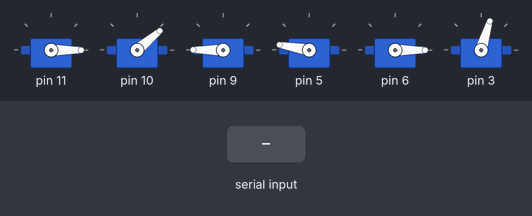
The sketch below on a simulated Arduino Uno, built with avr-gcc and run on an emulated ATmega328P. On the bench: 6 × servo. The test bench sets the inputs (shaded band).

Above: at 7.2 s.
7.3 s: "90,45,200\n" received over Serial
At 7.78 s:
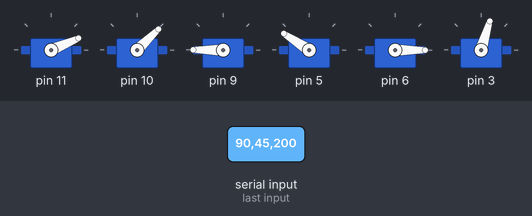
At 8.38 s:
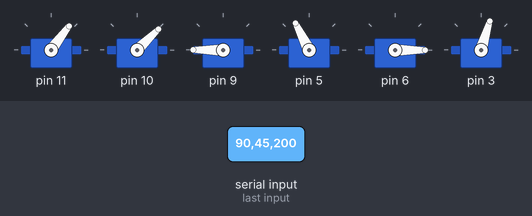
10.3 s: "30,150,10\n" received over Serial
At 10.88 s:
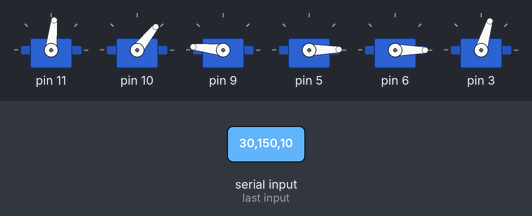
13.3 s: "90,45\n" received over Serial
16.3 s: "30,150\n" received over Serial
19.3 s: "5\n" received over Serial
At 19.45 s:
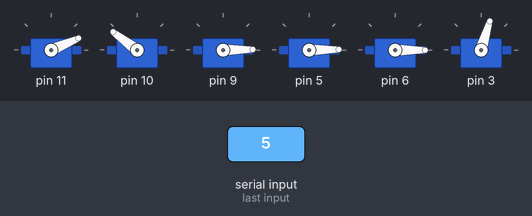
22.3 s: "90\n" received over Serial
Timing chart, 0 to 25.5 s (numbered marks = the images above; inputs shaded):
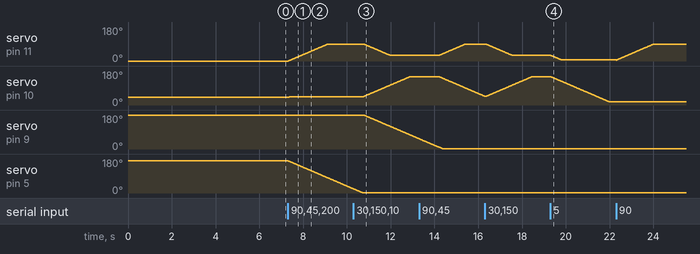

Measured:
- after the input at 7.3 s, servo on pin 11: moves from 0° to 89° over 1.8 s, starting at once; servo on pin 10: 40° → 44° at once; servo on pin 5: moves from 170° to 22° over 3.0 s, starting at once
- after the input at 10.3 s, servo on pin 10: moves from 44° to 149° over 2.1 s, starting after 0.45 s; servo on pin 9: moves from 180° to 54° over 2.5 s, starting after 0.47 s
- after the input at 19.3 s, servo on pin 11: moves from 31° to 6° over 0.48 s, starting at once

The sketch:

move_robotic_arm.ino
```cpp
// this file is meant to be uploaded on to the arduino Uno that is connected to the robotic arm

#include <Braccio.h>
#include <Servo.h>

Servo base;
Servo shoulder;
Servo elbow;
Servo wrist_ver;
Servo wrist_rot;
Servo gripper;
String joint_angle_string;

void setup() {
  Braccio.begin();
  Serial.begin(9600);

}

void loop() {
  // contantly check serial port for inputs
  if(Serial.available() > 0){
    joint_angle_string = Serial.readStringUntil('\n');

    int values[6];
    int valueIndex = 0;
    char* ptr = strtok(const_cast<char*>(joint_angle_string.c_str()), ", ");
    // while loop for removing the commas in our string
    while (ptr != NULL && valueIndex < 6) {
      values[valueIndex] = atoi(ptr);
      ptr = strtok(NULL, ", ");
      valueIndex++;
    }
    // store each value in its own variable
    int base_angle, shoulder_angle, elbow_angle, vertical_wrist_angle, rotatory_wrist_angle,  gripper_angle;
    if (valueIndex >= 1) base_angle = values[0];
    if (valueIndex >= 2) shoulder_angle = values[1];
    if (valueIndex >= 3) elbow_angle = values[2];
    if (valueIndex >= 4) vertical_wrist_angle = values[3];
    if (valueIndex >= 5) rotatory_wrist_angle = values[4];
    if (valueIndex >= 6) gripper_angle = values[5];
    // move arm using the values we got
    Braccio.ServoMovement(20, base_angle, shoulder_angle, elbow_angle, vertical_wrist_angle, rotatory_wrist_angle,  gripper_angle );
    // adding 2 second delay and then we chnage the position of the robotic arm to an upright position to make sure that it doesnt sudenly fall down
    //delay(2000);
    //Braccio.ServoMovement(20, 90,90,90,90,90,73);


  }
}
```
